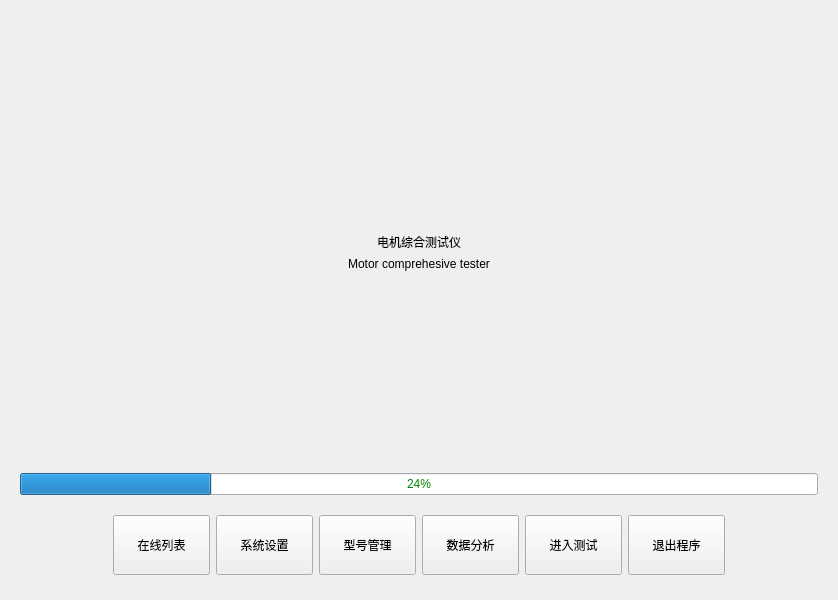
<?xml version="1.0" encoding="UTF-8"?>
<ui version="4.0">
 <class>CHomeScreen</class>
 <widget class="QWidget" name="CHomeScreen">
  <property name="geometry">
   <rect>
    <x>0</x>
    <y>0</y>
    <width>838</width>
    <height>600</height>
   </rect>
  </property>
  <layout class="QVBoxLayout" name="verticalLayout">
   <property name="bottomMargin">
    <number>25</number>
   </property>
   <item>
    <spacer name="verticalSpacer">
     <property name="orientation">
      <enum>Qt::Vertical</enum>
     </property>
     <property name="sizeHint" stdset="0">
      <size>
       <width>20</width>
       <height>96</height>
      </size>
     </property>
    </spacer>
   </item>
   <item>
    <widget class="QLabel" name="label">
     <property name="pixmap">
      <pixmap resource="image.qrc">:/image/aip.png</pixmap>
     </property>
     <property name="alignment">
      <set>Qt::AlignCenter</set>
     </property>
    </widget>
   </item>
   <item>
    <spacer name="horizontalSpacer">
     <property name="orientation">
      <enum>Qt::Horizontal</enum>
     </property>
     <property name="sizeHint" stdset="0">
      <size>
       <width>817</width>
       <height>20</height>
      </size>
     </property>
    </spacer>
   </item>
   <item>
    <widget class="QLabel" name="titleCn">
     <property name="text">
      <string>电机综合测试仪</string>
     </property>
     <property name="alignment">
      <set>Qt::AlignCenter</set>
     </property>
    </widget>
   </item>
   <item>
    <widget class="QLabel" name="titleEn">
     <property name="text">
      <string>Motor comprehesive tester</string>
     </property>
     <property name="alignment">
      <set>Qt::AlignCenter</set>
     </property>
    </widget>
   </item>
   <item>
    <spacer name="verticalSpacer_2">
     <property name="orientation">
      <enum>Qt::Vertical</enum>
     </property>
     <property name="sizeHint" stdset="0">
      <size>
       <width>20</width>
       <height>95</height>
      </size>
     </property>
    </spacer>
   </item>
   <item>
    <widget class="QWidget" name="widget" native="true">
     <property name="minimumSize">
      <size>
       <width>0</width>
       <height>50</height>
      </size>
     </property>
     <layout class="QVBoxLayout" name="verticalLayout_2">
      <item>
       <widget class="QProgressBar" name="progressBar">
        <property name="styleSheet">
         <string notr="true">color: green</string>
        </property>
        <property name="value">
         <number>24</number>
        </property>
       </widget>
      </item>
     </layout>
    </widget>
   </item>
   <item>
    <layout class="QHBoxLayout" name="horizontalLayout_2">
     <item>
      <spacer name="horizontalSpacer_3">
       <property name="minimumSize">
        <size>
         <width>97</width>
         <height>60</height>
        </size>
       </property>
       <property name="orientation">
        <enum>Qt::Horizontal</enum>
       </property>
       <property name="sizeHint" stdset="0">
        <size>
         <width>40</width>
         <height>20</height>
        </size>
       </property>
      </spacer>
     </item>
     <item>
      <widget class="QPushButton" name="btnOnline">
       <property name="minimumSize">
        <size>
         <width>97</width>
         <height>60</height>
        </size>
       </property>
       <property name="text">
        <string>在线列表</string>
       </property>
      </widget>
     </item>
     <item>
      <widget class="QPushButton" name="btnSystem">
       <property name="minimumSize">
        <size>
         <width>97</width>
         <height>60</height>
        </size>
       </property>
       <property name="text">
        <string>系统设置</string>
       </property>
      </widget>
     </item>
     <item>
      <widget class="QPushButton" name="btnConfig">
       <property name="minimumSize">
        <size>
         <width>97</width>
         <height>60</height>
        </size>
       </property>
       <property name="text">
        <string>型号管理</string>
       </property>
      </widget>
     </item>
     <item>
      <widget class="QPushButton" name="btnData">
       <property name="minimumSize">
        <size>
         <width>97</width>
         <height>60</height>
        </size>
       </property>
       <property name="text">
        <string>数据分析</string>
       </property>
      </widget>
     </item>
     <item>
      <widget class="QPushButton" name="btnTest">
       <property name="minimumSize">
        <size>
         <width>97</width>
         <height>60</height>
        </size>
       </property>
       <property name="text">
        <string>进入测试</string>
       </property>
      </widget>
     </item>
     <item>
      <widget class="QPushButton" name="btnExit">
       <property name="minimumSize">
        <size>
         <width>97</width>
         <height>60</height>
        </size>
       </property>
       <property name="text">
        <string>退出程序</string>
       </property>
      </widget>
     </item>
     <item>
      <spacer name="horizontalSpacer_4">
       <property name="minimumSize">
        <size>
         <width>97</width>
         <height>60</height>
        </size>
       </property>
       <property name="orientation">
        <enum>Qt::Horizontal</enum>
       </property>
       <property name="sizeHint" stdset="0">
        <size>
         <width>40</width>
         <height>20</height>
        </size>
       </property>
      </spacer>
     </item>
    </layout>
   </item>
  </layout>
 </widget>
 <resources>
  <include location="image.qrc"/>
 </resources>
 <connections/>
</ui>
